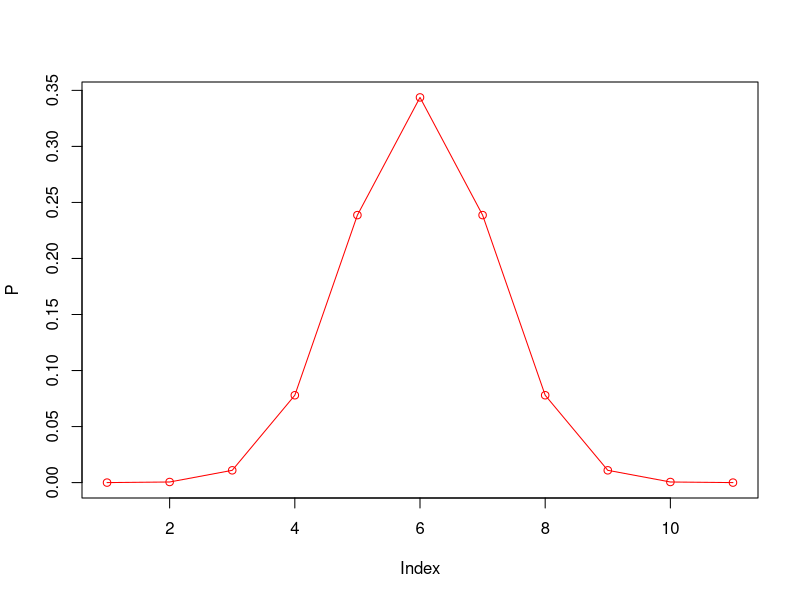

The R script that drew this image:
######################################################
# Laboratory work no.2
######################################################

library(purrr)

# Tasks related with topic "Finding probabilities"

# TASK1. There are 3 girls and 5 boys in the student group.
# In how many ways we can select 4 persons from this group? - choose()

a <- choose(8, 4)
print(a)

# TASK2. There are 3 girls and 5 boys in the student group. We selected 4 persons.
# What probability that two girls and 2 boys were selected? - round()

a <- (choose(3, 2) * choose(5, 2)) / choose(8, 4)
print(round(a, digit = 2))

# Task. 3
# Groupe consists of 29 Boys and 18 Girls. Lets make committee from 11 members.
# What probability that less than 6 Girls are on the committee?

nominator <- 0
for (x in 0:5) {
    nominator <- nominator + choose(18, x) * choose(29, 11 - x)
}

a <- nominator / choose(29 + 18, 11)
print(a)

###################################################

# TASK4. a) Groupe consists of B Boys and G Girls. Lets make committee from n members. # nolint
# 	    Create function which would be intended to calculate the probability of event A. # nolint
#           Random event A - k girls are selected for the committee.
#        b) Calculate probability that at least 2 boys are on the committee using the function. # nolint
#        c) Draw probabilities barplot for k girls, if k = 0,1,2,.., n and n <= G. # nolint
# 	 d) Draw probabilities plot for k girls and for n-k (k = 0,1,2,.., n) boys on separate graphs: # nolint
# 		a) both graphs are on one sheet;
# 		b) both graphs are in one coordinate system;
# 		c) the graphs are on separate sheets.

A.task4 <- function(B, G, n, k) { # nolint
    k_variants <- choose(G, k) * choose(B, n-k)
    return(k_variants / choose(B+G, n))
}

print(A.task4(10, 10, 7, 5))
print(1 - A.task4(10, 10, 7, 7) - A.task4(10, 10, 7, 6))

P <- map_vec((0:10), \(x) A.task4(10, 10, 10, x), .progress = FALSE) 
plot(P, type = "o", col = "red")

# TASK5. There are n fish in the lake, n = (50, 51, ..., 2000), 50 of them are tagged.
# 	 You randomly select 50 fishes.
# 	 a) Draw a probability, that out of 50 selected fishes 3 are tagged.
# 	 b) What should be n, that the probability to catch 3 tagged fishes from 50 selected was
# 	 the maximum likelihood. What is this probability?
